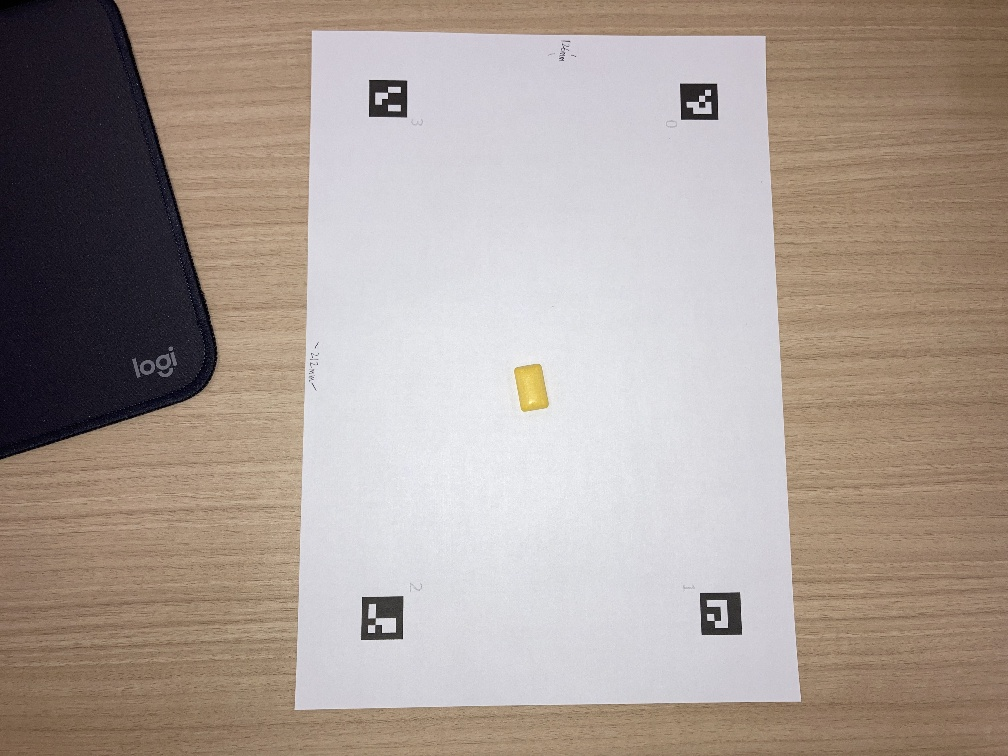
#> input picture CVCameraCalibrateImages/D_ResizeChessPatternImages/ReSizeGUM_MAUE.jpg, 1008 x 756 px
$ python -i MainCalcObjAreas.py   (imports and definitions only)
#> lines starting #> are read from the running program, lines starting #| are printed output that depends on the picture; after the words box and inside, x2 and y2 are one past the last pixel; in counts of white or black regions, pixels touching at a corner belong together
#> further down, picture is the input picture: shape (756, 1008, 3); mean B, G, R 148.1, 155.9, 168.7
import os
import glob
import numpy as np
import matplotlib
import matplotlib.pyplot as plt
import cv2

# [157 lines left out: functions resizeImage, calibrateCamera, tranceformingImage, not called in this run]

def calcObjectArea(image):
    """aruco
    (4)
    物体の実面積を求める
    Args:

    Returns:
        objAreas: 物体の実面積(cm2)

    """
    # ランドマークの頂点座標を格納する配列の宣言
    corners2 = [np.empty((1,4,2))]*4

    # 4ブロック×4ブロックを50個使用可能
    p_dict = cv2.aruco.getPredefinedDictionary(cv2.aruco.DICT_4X4_50)

    # ランドマーク検出
    corners, ids, rejectedImgPoints = cv2.aruco.detectMarkers(image, p_dict)
#> corners = ([[403, 596], [402, 638], [361, 639], [362, 597]], [[739, 592], [741, 634], [702, 634], [700, 593]], [[407, 81], [406, 117], [369, 116], [369, 80]], [[715, 83], [718, 119], [681, 119], [680, 83]]); ids = [2, 1, 3, 0]; rejectedImgPoints = 10 items

    # 検出結果を元画像に描写
    img_marked = cv2.aruco.drawDetectedMarkers(image.copy(), corners, ids)

    # BGR画像からRGB画像に変換
    img_marked_rgb = cv2.cvtColor(img_marked,cv2.COLOR_BGR2RGB)

    # 各ランドマークに頂点座標を格納する
    for i,c in zip(ids.ravel(), corners):
        corners2[i] = c.copy()
#> this loop made 4 passes
#> (i, c) on passes 1, 3, 4: (2, [[403, 596], [402, 638], [361, 639], [362, 597]]), (3, [[407, 81], [406, 117], [369, 116], [369, 80]]), (0, [[715, 83], [718, 119], [681, 119], [680, 83]])
#> c on pass 2: [[739, 592], [741, 634], [702, 634], [700, 593]]
#> after the loop, corners2 = [[[715, 83], [718, 119], [681, 119], [680, 83]], [[739, 592], [741, 634], [702, 634], [700, 593]], [[403, 596], [402, 638], [361, 639], [362, 597]], [[407, 81], [406, 117], [369, 116], [369, 80]]]

    # 物体測定エリアを設定するランキャリブレーションドマークの頂点を設定する配列の宣言
    m = np.empty((4,2))

    # 頂点座標の格納
    m[0] = corners2[0][0][2]
    m[1] = corners2[1][0][3]
    m[2] = corners2[2][0][0]
    m[3] = corners2[3][0][1]
    marker_coordinates = np.float32(m)

    # フォーカスした画像の高さを計算
    h1 = ((corners2[0][0][2][0]-corners2[3][0][1][0])**2+(corners2[0][0][2][1]-corners2[3][0][1][1])**2)**0.5
#> h1 = 275
    h2 = ((corners2[2][0][0][0]-corners2[1][0][3][0])**2+(corners2[2][0][0][1]-corners2[1][0][3][1])**2)**0.5
#> h2 = 297
    hhh = (h1+h2)/2
#> hhh = 286
    # print(hhh)

    # フォーカスした幅を計算
    w1 = ((corners2[0][0][2][0]-corners2[1][0][3][0])**2+(corners2[0][0][2][1]-corners2[1][0][3][1])**2)**0.5
#> w1 = 474.4
    w2 = ((corners2[2][0][0][0]-corners2[3][0][1][0])**2+(corners2[2][0][0][1]-corners2[3][0][1][1])**2)**0.5
#> w2 = 479
    www = (w1+w2)/2
#> www = 476.7
    # print(www)

    # 変形後画像サイズ 縦横比は上記で計算したピクセルを参考にする。
    width, height = (int(www), int(hhh))
#> width = 476; height = 286

    # 実際に表示する画像の座標を格納メイン処理
    true_coordinates = np.float32([[0,0],[width,0],[width,height],[0,height]])
#> true_coordinates = [[0, 0], [476, 0], [476, 286], [0, 286]]

    # 変換率の取得
    trans_mat = cv2.getPerspectiveTransform(marker_coordinates,true_coordinates)
#> trans_mat = [[-0.00785, 1.08, -123], [-1.04, 0.0419, 706.6], [-3.77e-05, 0.000169, 1]]

    # 台形補正
    img_trans = cv2.warpPerspective(image,trans_mat,(width, height))
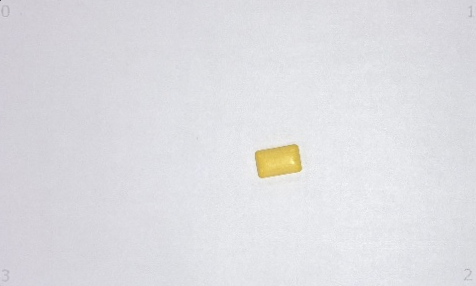
#> img_trans: shape (286, 476, 3); mean B, G, R 225.6, 221.6, 221.9

    # BGRからRGBに変換
    img_trans_rgb = cv2.cvtColor(img_trans,cv2.COLOR_BGR2RGB)

    # グレースケール変換メイン処理
    img_trans_gray = cv2.cvtColor(img_trans,cv2.COLOR_BGR2GRAY)
    img_trans_gray_rgb = cv2.cvtColor(img_trans_gray,cv2.COLOR_GRAY2RGB)

    # 画像の二値化
    _,p_binary = cv2.threshold(img_trans_gray,190,255,cv2.THRESH_BINARY)
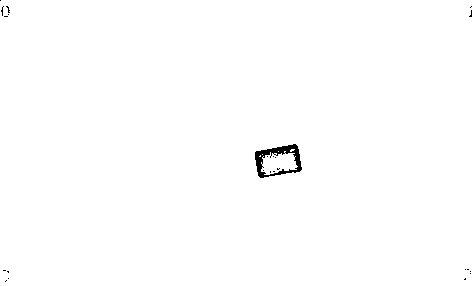
#> p_binary: shape (286, 476); 99.5% white; 24 black regions (23 under 20 px), largest, box (x1, y1, x2, y2) and area: (255, 144, 302, 178) 590
    p_binary_rgb = cv2.cvtColor(p_binary,cv2.COLOR_GRAY2RGB)
    p_binary = cv2.bitwise_not(p_binary)
#> p_binary: shape (286, 476); 0.48% white; 24 white regions (23 under 20 px)
    plt.imshow(p_binary_rgb)

    p_contours, _ = cv2.findContours(p_binary,cv2.RETR_EXTERNAL,cv2.CHAIN_APPROX_SIMPLE)
#> p_contours = 17 contours, 16 with area under 20; largest, box (x1, y1, x2, y2) and area: (255, 144, 302, 178) 1132
    p_and_contours = np.copy(img_trans)
    min_p_area = 60
    large_contours = [cnt for cnt in p_contours if cv2.contourArea(cnt)>min_p_area]
#> large_contours = 1 contour; box (x1, y1, x2, y2) and area: (255, 144, 302, 178) 1132
    draw_p = cv2.drawContours(p_and_contours,large_contours,-1,(0,255,0))

    sarea = 0
    for i, cnts in enumerate(large_contours):
        # 輪郭の面積を計算する。
        area = cv2.contourArea(cnts)
        sarea = sarea+area
#> this loop made 1 pass
#> (area, sarea) on pass 1: (1132.5, 1132.5)
#> after the loop, sarea = 1132.5

    # 実面積測定計算処理
    objAreas = sarea * (12.6 * 21.2) / (www * hhh)
#> objAreas = 2.22

    return objAreas

# [37 lines left out: function mainCalcObjAreas, not called in this run]

# [2 lines not run here, left out]

>>> import cv2
>>> picture = cv2.imread('CVCameraCalibrateImages/D_ResizeChessPatternImages/ReSizeGUM_MAUE.jpg')
>>> result = calcObjectArea(picture)
#> result = 2.22
